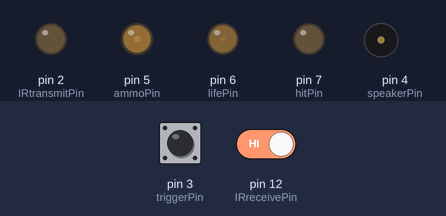
A sketch run on a simulated Arduino Uno, built with avr-gcc and run on an emulated ATmega328P. Shown: output pins drawn as LEDs (lit = HIGH), buzzer (waves = sounding). The inputs (shaded band) are chosen by the test bench; at power-on: pin 12 (IRreceivePin) HIGH, pin 3 (triggerPin) HIGH. Pins used as bus, display or sensor lines are not drawn.

Above: at 5.9 s.
6.0 s: pin 12 (IRreceivePin) driven LOW
At 6.2 s:
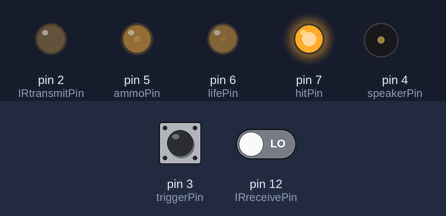
9.0 s: pin 3 (triggerPin) pulled LOW for 1 s
13.0 s: pin 12 (IRreceivePin) driven HIGH
At 13.9 s:
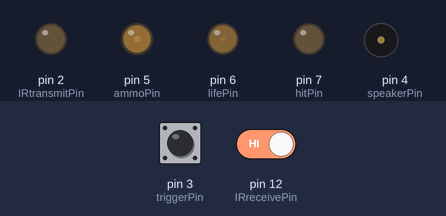
15.0 s: pin 12 (IRreceivePin) driven LOW
At 16.9 s:
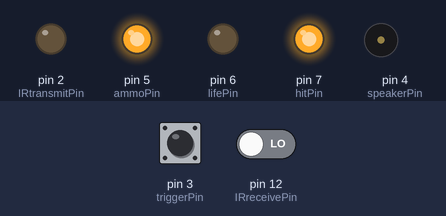
Timing chart, 0 to 29.5 s (numbered marks = the images above; inputs shaded):
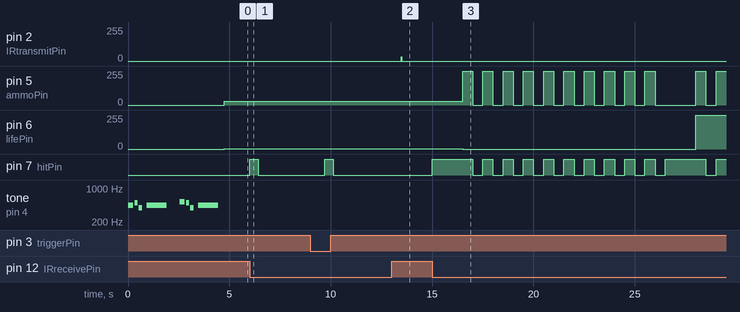

The sketch:

InstructableDuino.ino
```cpp
/*
This code is from instructable and have been modified to solve the LED issue.
*/

#include "pitches.h"

// Digital IO's
int triggerPin             = 3;      // Push button for primary fire. Low = pressed
int speakerPin             = 4;      // Direct output to piezo sounder/speaker
int lifePin                = 6;      // An analogue output (PWM) level corresponds to remaining life. Use PWM pin: 3,5,6,9,10 or 11. Can be used to drive LED bar graphs. eg LM3914N
int ammoPin                = 5;      // An analogue output (PWM) level corresponds to remaining ammunition. Use PWM pin: 3,5,6,9,10 or 11.
int hitPin                 = 7;      // LED output pin used to indicate when the player has been hit.
int IRtransmitPin          = 2;      // Primary fire mode IR transmitter pin: Use pins 2,4,7,8,12 or 13. DO NOT USE PWM pins!! More info: http://j44industries.blogspot.com/2009/09/arduino-frequency-generation.html#more
int IRreceivePin           = 12;     // The pin that incoming IR signals are read from
// Minimum gun requirements: trigger, receiver, IR led, hit LED.

// Player and Game details
int myTeamID               = 1;      // 1-7 (0 = system message)
int myPlayerID             = 1;      // Player ID
int myWeaponID             = 0;      // Deffined by gameType and configureGame subroutine.
int myWeaponHP             = 0;      // Deffined by gameType and configureGame subroutine.
int maxAmmo                = 0;      // Deffined by gameType and configureGame subroutine.
int maxLife                = 0;      // Deffined by gameType and configureGame subroutine.
int automatic              = 0;      // Deffined by gameType and configureGame subroutine. Automatic fire 0 = Semi Auto, 1 = Fully Auto.

//Incoming signal Details
int received[18];                    // Received data: received[0] = which sensor, received[1] - [17] byte1 byte2 parity (Miles Tag structure)
int check                  = 0;      // Variable used in parity checking

// Stats
int ammo                   = 0;      // Current ammunition
int life                   = 0;      // Current life

// Code Variables
int timeOut                = 0;      // Defined in frequencyCalculations (IRpulse + 50)
int FIRE                   = 0;      // 0 = don't fire, 1 = Primary Fire, 2 = Secondary Fire
int TR                     = 0;      // Trigger Reading
int LTR                    = 0;      // Last Trigger Reading

// Signal Properties
int IRpulse                = 600;    // Basic pulse duration of 600uS MilesTag standard 4*IRpulse for header bit, 2*IRpulse for 1, 1*IRpulse for 0.
int IRfrequency            = 38;     // Frequency in kHz Standard values are: 38kHz, 40kHz. Choose dependant on your receiver characteristics
int IRt                    = 0;      // LED on time to give correct transmission frequency, calculated in setup.
int IRpulses               = 0;      // Number of oscillations needed to make a full IRpulse, calculated in setup.
int header                 = 4;      // Header lenght in pulses. 4 = Miles tag standard
int maxSPS                 = 10;     // Maximum Shots Per Seconds. Not yet used.
int TBS                    = 0;      // Time between shots. Not yet used.

// Transmission data
int byte1[8];                        // String for storing byte1 of the data which gets transmitted when the player fires.
int byte2[8];                        // String for storing byte1 of the data which gets transmitted when the player fires.
int myParity               = 0;      // String for storing parity of the data which gets transmitted when the player fires.

// Received data
int memory                 = 10;     // Number of signals to be recorded: Allows for the game data to be reviewed after the game, no provision for transmitting / accessing it yet though.
int hitNo                  = 0;      // Hit number
// Byte1
int player[10];                      // Array must be as large as memory
int team[10];                        // Array must be as large as memory
// Byte2
int weapon[10];                      // Array must be as large as memory
int hp[10];                          // Array must be as large as memory
int parity[10];                      // Array must be as large as memory

void setup() {
  // Serial coms set up to help with debugging.
  Serial.begin(9600);
  // Pin declarations
  pinMode(triggerPin, INPUT);
  pinMode(speakerPin, OUTPUT);
  pinMode(lifePin, OUTPUT);
  pinMode(ammoPin, OUTPUT);
  pinMode(hitPin, OUTPUT);
  pinMode(IRtransmitPin, OUTPUT);
  pinMode(IRreceivePin, INPUT);

  frequencyCalculations();   // Calculates pulse lengths etc for desired frequency
  configureGame();           // Look up and configure game details

  digitalWrite(triggerPin, HIGH);      // Not really needed if your circuit has the correct pull up resistors already but doesn't harm

 /*
  for (int i = 1;i < 254;i++) { // Loop plays start up noise
    analogWrite(ammoPin, i);
    playTone((3000-9*i), 2);
  }
 */
  johncena();
  // Next 4 lines initialise the display LEDs
  analogWrite(ammoPin, ((int) ammo));
  analogWrite(lifePin, ((int) life));
}

// Main loop most of the code is in the sub routines
void loop(){
  receiveIR();
  if(FIRE != 0){
    shoot();

  }
  triggers();
}

// SUB ROUTINES
void receiveIR() { // Void checks for an incoming signal and decodes it if it sees one.
  int error = 0;

  if(digitalRead(IRreceivePin) == LOW){    // If the receive pin is low a signal is being received.
    digitalWrite(hitPin,HIGH);
  hit();
  }
}

void shoot() {
  if(FIRE == 1){ // Has the trigger been pressed?
    sendPulse(IRtransmitPin, 4); // Transmit Header pulse, send pulse subroutine deals with the details
    delayMicroseconds(IRpulse);

    for(int i = 0; i < 8; i++) { // Transmit Byte1
      if(byte1[i] == 1){
        sendPulse(IRtransmitPin, 1);
        //Serial.print("1 ");
      }
      //else{Serial.print("0 ");}
      sendPulse(IRtransmitPin, 1);
      delayMicroseconds(IRpulse);
    }

    for(int i = 0; i < 8; i++) { // Transmit Byte2
      if(byte2[i] == 1){
        sendPulse(IRtransmitPin, 1);
       // Serial.print("1 ");
      }
      //else{Serial.print("0 ");}
      sendPulse(IRtransmitPin, 1);
      delayMicroseconds(IRpulse);
    }

    if(myParity == 1){ // Parity
      sendPulse(IRtransmitPin, 1);
    }
    sendPulse(IRtransmitPin, 1);
    delayMicroseconds(IRpulse);
  }

FIRE = 0;
ammo = ammo - 1;
}


void sendPulse(int pin, int length){ // importing variables like this allows for secondary fire modes etc.
// This void genertates the carrier frequency for the information to be transmitted
  int i = 0;
  int o = 0;
  while( i < length ){
    i++;
    while( o < IRpulses ){
      o++;
      digitalWrite(pin, HIGH);
      delayMicroseconds(IRt);
      digitalWrite(pin, LOW);
      delayMicroseconds(IRt);
    }
  }
}


void triggers() { // Checks to see if the triggers have been presses
  LTR = TR;       // Records previous state. Primary fire
  TR = digitalRead(triggerPin);      // Looks up current trigger button state
  // Code looks for changes in trigger state to give it a semi automatic shooting behaviour
  if(TR != LTR && TR == LOW){
    FIRE = 1;
  }
  if(TR == LOW && automatic == 1){
    FIRE = 1;
  }
  if(FIRE == 1){
    if(ammo < 1){FIRE = 0; noAmmo();}
    if(life < 1){FIRE = 0; dead();}
  }

}


void configureGame() {
  myWeaponID = 1;
  maxAmmo = 30;
  ammo = 30;
  maxLife = 3;
  life = 3;
  myWeaponHP = 1;
}


void frequencyCalculations() { // Works out all the timings needed to give the correct carrier frequency for the IR signal
  IRt = (int) (500/IRfrequency);
  IRpulses = (int) (IRpulse / (2*IRt));
  IRt = IRt - 4;
  // Why -4 I hear you cry. It allows for the time taken for commands to be executed.
  // More info: http://j44industries.blogspot.com/2009/09/arduino-frequency-generation.html#more

  timeOut = IRpulse + 50; // Adding 50 to the expected pulse time gives a little margin for error on the pulse read time out value
}

void playTone(int tone, int duration) { // A sub routine for playing tones like the standard arduino melody example
  for (long i = 0; i < duration * 1000L; i += tone * 2) {
    digitalWrite(speakerPin, HIGH);
    delayMicroseconds(tone);
    digitalWrite(speakerPin, LOW);
    delayMicroseconds(tone);
  }

}void dead() { // void determines what the tagger does when it is out of lives
  // Makes a few noises and flashes some lights
  for (int i = 1;i < 254;i++) {
    analogWrite(ammoPin, i);
    playTone((1000+9*i), 2);
  }
  analogWrite(ammoPin, ((int) ammo));
  analogWrite(lifePin, ((int) life));

  for (int i=0; i<10; i++) {
   analogWrite(ammoPin, 255);
   digitalWrite(hitPin,HIGH);
   delay (500);
   analogWrite(ammoPin, 0);
   digitalWrite(hitPin,LOW);
   delay (500);
  }

  /*revive();*/
}

void noAmmo() { // Make some noise and flash some lights when out of ammo
  digitalWrite(hitPin,HIGH);
  playTone(500, 100);
  playTone(1000, 100);
  digitalWrite(hitPin,LOW);
}

void hit() { // Make some noise and flash some lights when you get shot
  digitalWrite(hitPin,HIGH);
  life = life - 1;
  playTone(400, 200);
  delay (10);
  playTone(400, 200);
  if(life <= 0){dead();}
  digitalWrite(hitPin,LOW);
  if(life >=1){
    delay (1000);
    playTone(2000, 100);
    delay (1000);
    playTone(2000, 100);
    delay (1000);
    playTone(1500, 100);
  }
}
/*
void revive() {
  delay (5000);
  johncena();
  delay (5000);
  life = 3;
}*/


/*
------------------------------------------
Melody
------------------------------------------
*/

void johncena() { // plays john cena song

  // notes in the melody:
  int melody[] = {
    NOTE_A4, NOTE_B4, NOTE_G4, 0, NOTE_A4, 0,NOTE_C5, NOTE_B4, NOTE_G4, 0, NOTE_A4
  };

  // note durations: 4 = quarter note, 8 = eighth note, etc.:
  int noteDurations[] = {
    4, 6, 6, 8, 1, 4, 4, 6, 6, 8, 1
  };
  // iterate over the notes of the melody:
  for (int thisNote = 0; thisNote < 11; thisNote++) {

    // to calculate the note duration, take one second
    // divided by the note type.
    //e.g. quarter note = 1000 / 4, eighth note = 1000/8, etc.
    int noteDuration = 1000 / noteDurations[thisNote];
    tone(4, melody[thisNote], noteDuration);

    // to distinguish the notes, set a minimum time between them.
    // the note's duration + 30% seems to work well:
    int pauseBetweenNotes = noteDuration * 1.30;
    delay(pauseBetweenNotes);
    // stop the tone playing:
    noTone(4);
  }
}
```

Measured:
- after the input at 6.0 s, pin 7 (hitPin): LOW → HIGH at once, → LOW 0.41 s later
- after the input at 13.0 s, pin 5 (ammoPin): stays 30/255 (without the input it goes to 255/255 after 2.0 s); pin 6 (lifePin): stays 3/255 (without the input it goes to 0/255 after 2.0 s); pin 7 (hitPin): stays LOW (without the input it goes to HIGH after 0.45 s)
- after the input at 15.0 s, pin 5 (ammoPin): goes 9 × (255/255 0.50 s, 0/255 0.50 s), 255/255 0.50 s, 0/255 2.0 s, 255/255 0.50 s, 0/255 0.50 s, then 255/255, starting after 1.5 s; pin 6 (lifePin): 3/255 → 0/255 after 1.5 s, → 255/255 11.5 s later
